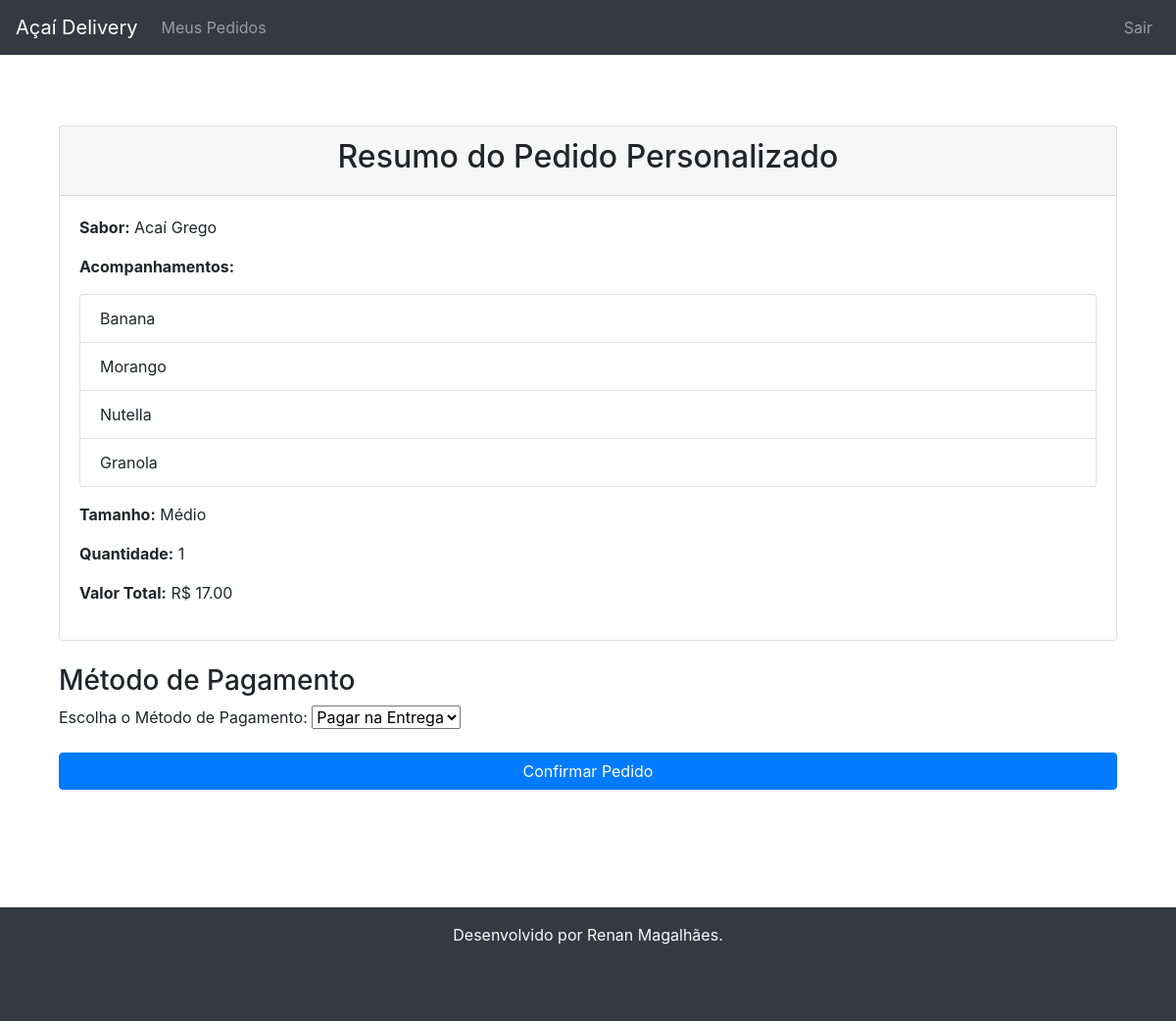
The page /resumo-pedido-personalizado/7/ (signed in) on the database its author committed.
### pedido/models.py (models this page shows, shortened)
class PedidoPersonalizado(models.Model):
    usuario = models.ForeignKey(User, on_delete=models.CASCADE)
    sabor = models.ForeignKey(Sabor, on_delete=models.CASCADE)
    acompanhamentos = models.ManyToManyField(Acompanhamento, blank=True)
    tamanho = models.ForeignKey(Tamanho, on_delete=models.CASCADE)
    quantidade = models.PositiveIntegerField(default=1)
    data_pedido = models.DateTimeField(auto_now_add=True)
    METODOS_PAGAMENTO = [
        ('pagamento_na_entrega', 'Pagar na Entrega'),
    ]
    metodo_pagamento = models.CharField(max_length=20, choices=METODOS_PAGAMENTO, default='pagamento_na_entrega')
    STATUS_PEDIDO = [
        ('pendente', 'Pendente'),
        ('confirmado', 'Confirmado'),
        ('em_transito', 'Em Trânsito'),
        ('entregue', 'Entregue'),
    ]
    status = models.CharField(max_length=20, choices=STATUS_PEDIDO, default='pendente')
    def calcular_total(self):
        total_acompanhamentos = sum(acomp.preco_adicional for acomp in self.acompanhamentos.all())
        total = self.sabor.preco_adicional + total_acompanhamentos + self.tamanho.preco_adicional
        return total * self.quantidade

### ingrediente/models.py (models this page shows, shortened)
class Sabor(models.Model):
    nome = models.CharField(max_length=100)
    preco_adicional = models.DecimalField(max_digits=5, decimal_places=2)

class Acompanhamento(models.Model):
    nome = models.CharField(max_length=100)
    preco_adicional = models.DecimalField(max_digits=5, decimal_places=2)

class Tamanho(models.Model):
    nome = models.CharField(max_length=50)
    preco_adicional = models.DecimalField(max_digits=5, decimal_places=2)

### pedido/views.py (the view)
# urls.py: path('resumo-pedido-personalizado/<int:pedido_id>/', views.resumo_pedido_personalizado, name='resumo_pedido_personalizado'),
@login_required
def resumo_pedido_personalizado(request, pedido_id):
    pedido = get_object_or_404(PedidoPersonalizado, id=pedido_id)
    total_final = pedido.calcular_total()
    if request.method == 'POST':
        form = MetodoPagamentoForm(request.POST)
        if form.is_valid():
            pedido.metodo_pagamento = form.cleaned_data['metodo_pagamento']
            pedido.status = 'confirmado'
            pedido.save()
            return redirect('pedido_confirmado', pedido_id=pedido.id, tipo_pedido='personalizado')
    else:
        form = MetodoPagamentoForm()
    return render(request, 'pedido/resumo_pedido_personalizado.html', {
        'pedido': pedido,
        'total_final': total_final,
        'form': form
    })

### pedido/forms.py
class MetodoPagamentoForm(forms.Form):
    metodo_pagamento = forms.ChoiceField(
        choices=[('pagamento_na_entrega', 'Pagar na Entrega')],
        label="Escolha o Método de Pagamento",
        widget=forms.Select,
    )

### templates/pedido/resumo_pedido_personalizado.html (shortened to what this page needs)
{% extends 'base.html' %}
{% block content %}
<div class="container mt-5">
    <div class="card">
        <div class="card-header">
            <h2 class="text-center">Resumo do Pedido Personalizado</h2>
        </div>
        <div class="card-body">
            <p><strong>Sabor:</strong> {{ pedido.sabor.nome }}</p>
            <p><strong>Acompanhamentos:</strong></p>
            <ul class="list-group mb-3">
                {% for acompanhamento in pedido.acompanhamentos.all %}
                    <li class="list-group-item">{{ acompanhamento.nome }}</li>
                {% empty %}
                    <li class="list-group-item">Nenhum acompanhamento selecionado</li>
                {% endfor %}
            </ul>
            <p><strong>Tamanho:</strong> {{ pedido.tamanho.nome }}</p>
            <p><strong>Quantidade:</strong> {{ pedido.quantidade }}</p>
            <p><strong>Valor Total:</strong> R$ {{ total_final }}</p>
        </div>
    </div>
    <form method="POST" class="mt-4">
        <h3>Método de Pagamento</h3>
        <div class="form-group">
            {{ form.as_p }}
        </div>
        <button type="submit" class="btn btn-primary btn-block">Confirmar Pedido</button>
    </form>
</div>
{% endblock %}

### templates/base.html (style rules this page uses)
.container { margin-bottom: 60px; }

### rows shown on the page
PedidoPersonalizado: sabor.nome "Acaí Grego", tamanho.nome "Médio", quantidade "1"
Acompanhamento: nome "Banana"
Acompanhamento: nome "Morango"
Acompanhamento: nome "Nutella"
Acompanhamento: nome "Granola"

### other values the page prints
{{ total_final }} "17.00"
